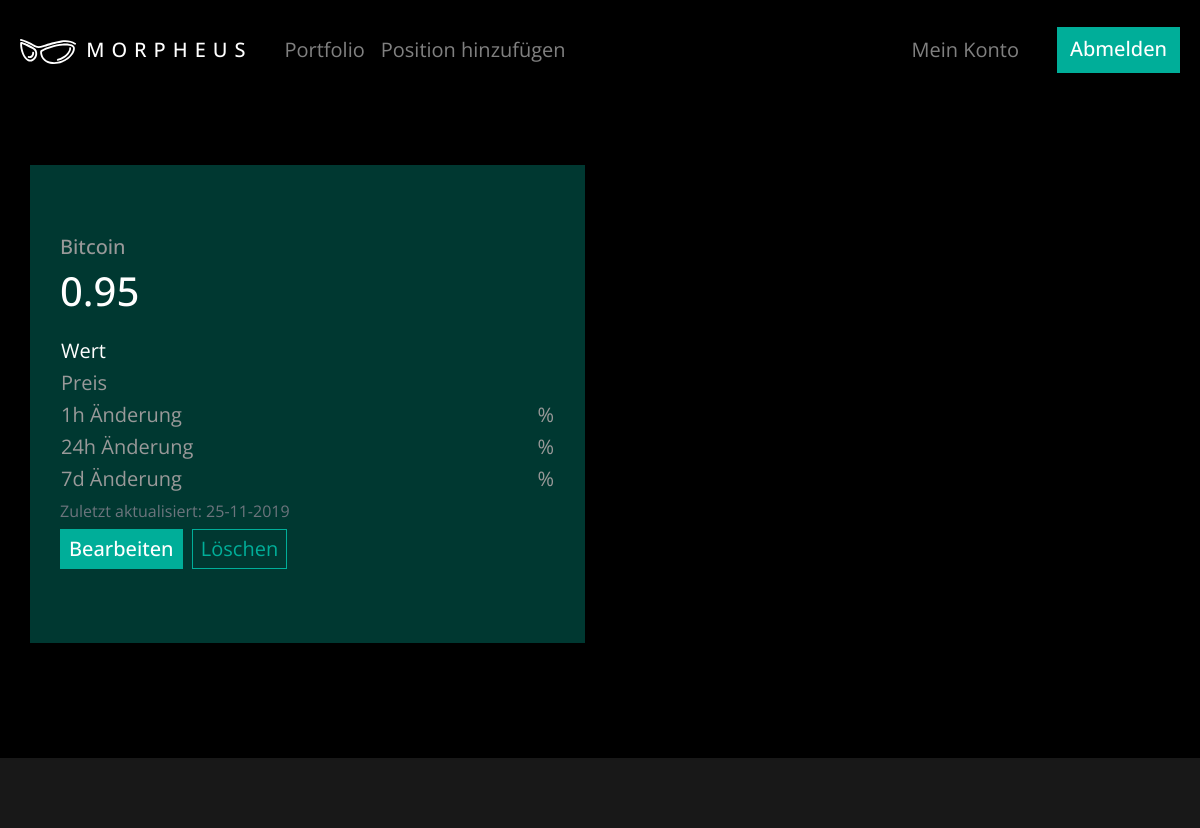
The app's page /position/2 (signed in), older data.
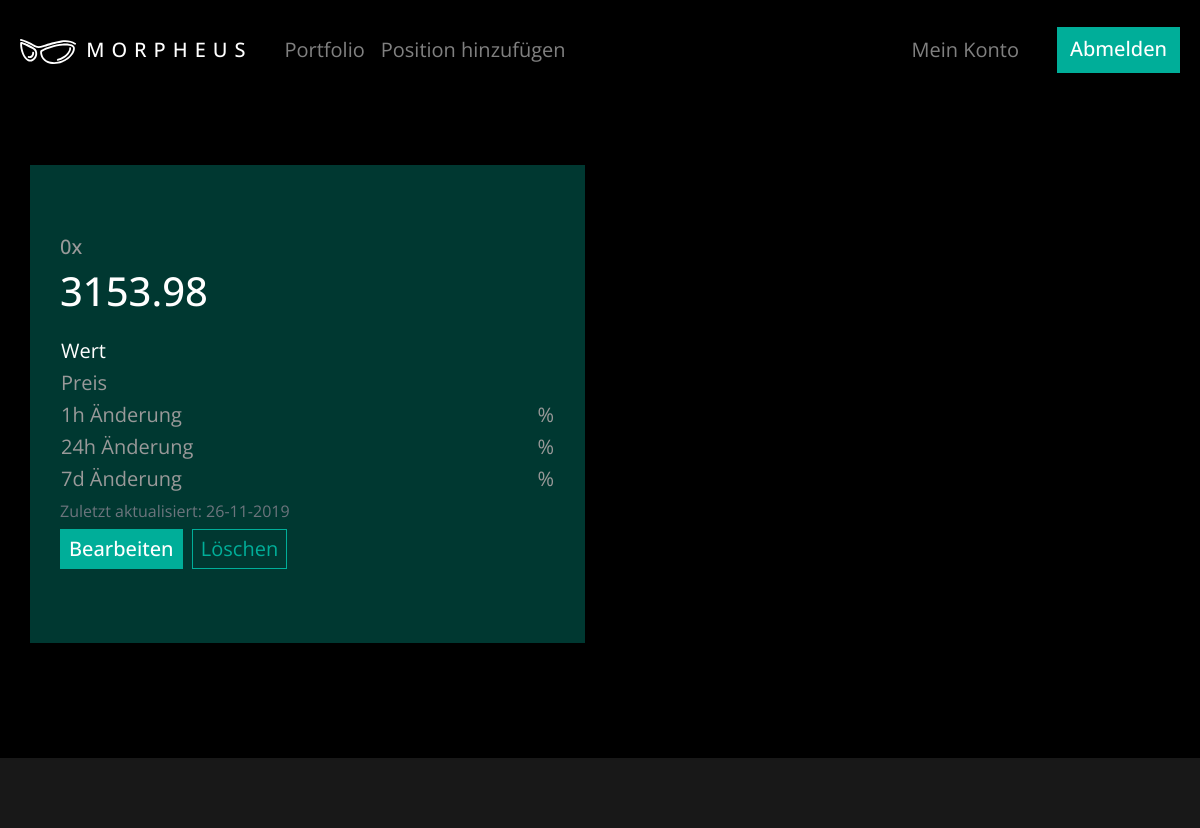
The same page, newer data.
### morpheus/models.py (models this page shows, shortened)
class Position(db.Model):
    id = db.Column(db.Integer, primary_key=True)
    name = db.Column(db.String(100), nullable=False)
    amount = db.Column(db.Float, nullable=False)
    date_posted = db.Column(db.DateTime, nullable=False, default=datetime.utcnow)
    user_id = db.Column(db.Integer, db.ForeignKey('user.id'), nullable=False)

### morpheus/routes.py (the view)
@app.route("/position/<int:position_id>")
@login_required
def position(position_id):
	position = Position.query.get_or_404(position_id)
	if position.author != current_user:
		abort(403)
	return render_template("position.html", title=position.name, position=position)

### morpheus/models.py (called while the page is built)
@login_manager.user_loader
def load_user(user_id):
    return User.query.get(int(user_id))

### morpheus/templates/position.html (shortened to what this page needs)
{% extends "layout.html" %}
{% block content %}
    {% if position.author == current_user %}
    <section class="portfolio-single-positions">
	  		<div class="spalten col-6">
	  			<div class="spalte">
		      <article>
			         	<h5>{{ position.name }}</h5>
		         	<h2>{{ position.amount }} {{ symbol }}</h2>
		         	<table>
		         		<tr>
				            <td class="td-title text-white">Wert</td>
				            <td class="td-data text-white">{{ value }}</td>
		        		</tr>
		        		<tr>
				            <td class="td-title">Preis</td>
				            <td class="td-data">{{ price }}</td>
		        		</tr>
						<tr>
				            <td class="td-title">1h Änderung</td>
				            <td class="td-data">{{ percent_change_1h }}%</td>
		        		</tr>
		        		<tr>
				            <td class="td-title">24h Änderung</td>
				            <td class="td-data">{{ percent_change_24h }}%</td>
		        		</tr>
		        		<tr>
				            <td class="td-title">7d Änderung</td>
				            <td class="td-data">{{ percent_change_7d }}%</td>
		        		</tr>
		     	</table>
		     	<small class="text-muted">Zuletzt aktualisiert: {{ position.date_posted.strftime("%d-%m-%Y") }}</small>
		     	 {% if position.author == current_user %}
		          <div>
		            <a class="btn btn-primary btn-sm mt-1 mb-1" href="{{ url_for('edit_position', position_id=position.id) }}">Bearbeiten</a>
		            <button type="button" class="btn btn-outline-info btn-sm m-1" data-toggle="modal" data-target="#deleteModal">Löschen</button>
		          </div>
		        {% endif %}
		      </article>
		  </div>
		 </div>
		 </section>
  {% endif %}
{% endblock content %}

Row changes from the older to the newer data that the page shows:
changed Position: name "Bitcoin" → "0x"; amount "0.95" → "3153.98"; date_posted "25-11-2019" → "26-11-2019"
